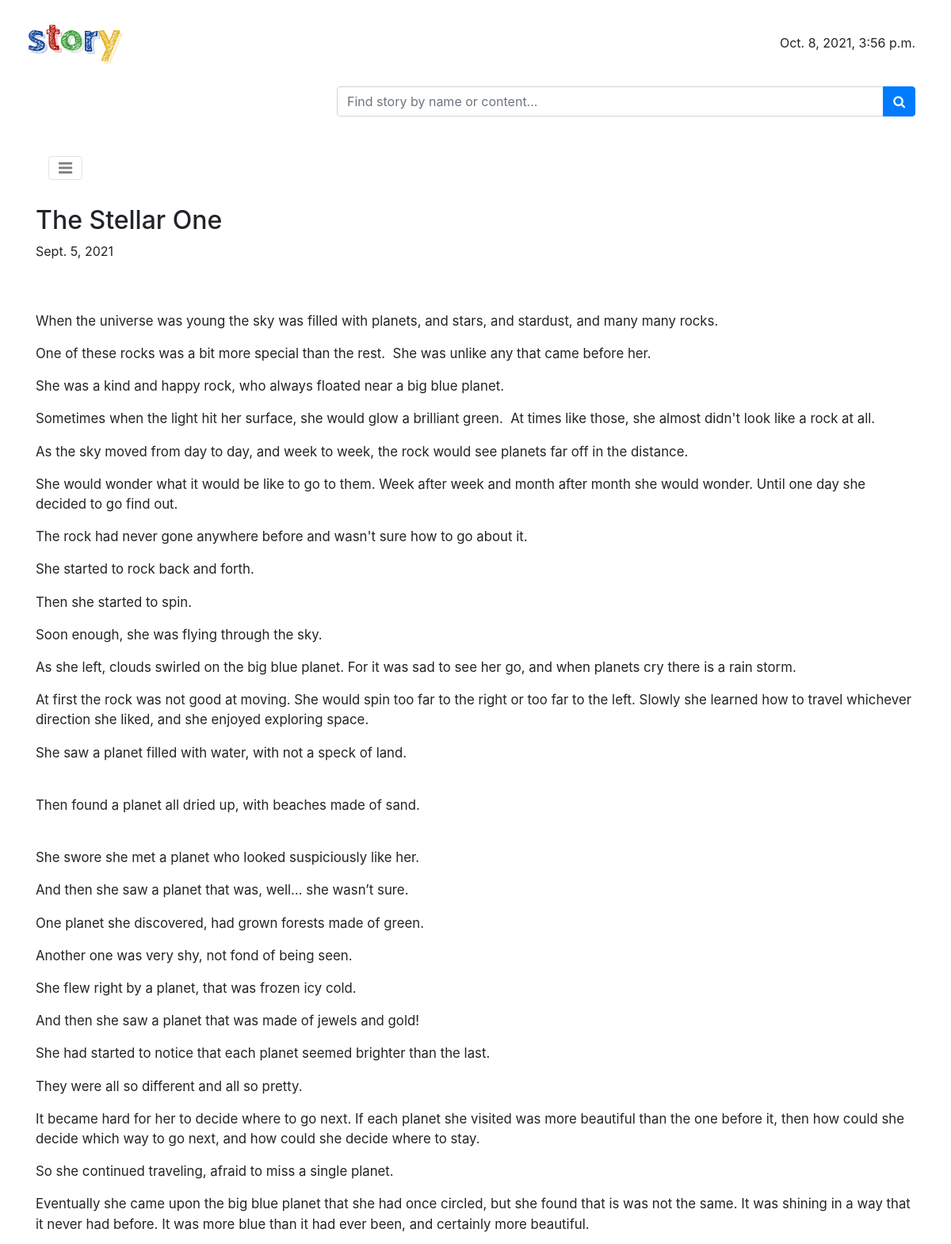
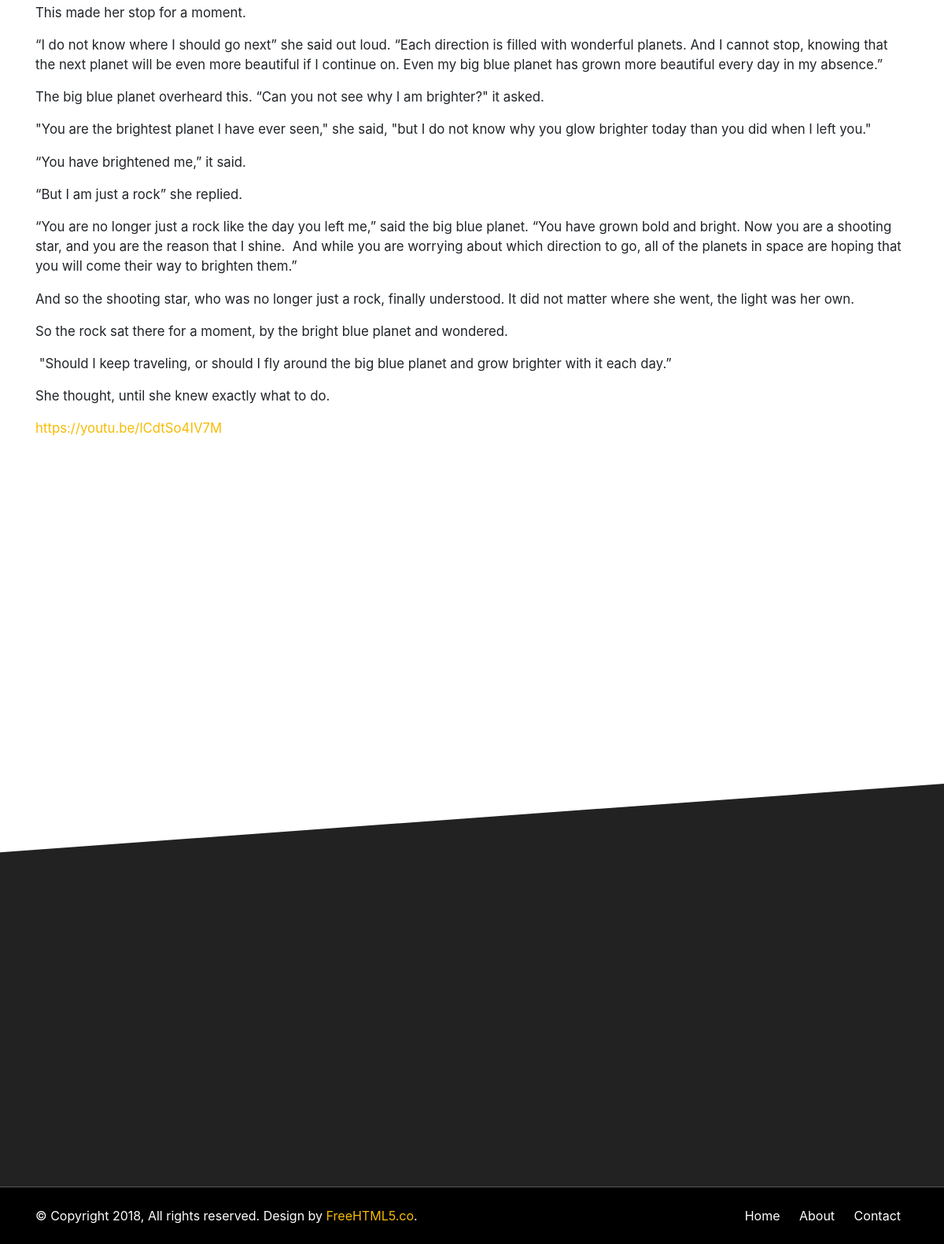
Page /story.html/1/ on the committed database (2 pictures, top to bottom).
### stories/models.py (models this page shows, shortened)
class Story(models.Model):
    category = models.ForeignKey(Category, on_delete=models.PROTECT)
    name = models.CharField(max_length=250, unique=True)
    author = models.CharField(max_length=250)
    url = models.URLField(null=True)
    content = RichTextUploadingField()
    public_day = models.DateField(default=datetime.date.today)
    image = models.ImageField(upload_to="stories/images", default="stories/images/default.jpg")

### stories/views.py (the view)
# urls.py: path('story.html/<int:pk>/', views.story, name='story.html'),
def story(request, pk):
    story_select = Story.objects.get(pk=pk)
    other_story = Story.objects.all().exclude(id=pk)
    context = {'today': now, 'story': story_select, 'other_story': other_story}
    return render(request, "stories/story.html", context)

### stories/context_processors.py (called while the page is built)
def stories_processor(request):
    return {
        'now': now,
        'today': now,
        'd1': d1,
        'story_list': story_list,
        'newest': newest,
        'next_4_newest': next_4_newest,
        'newest_4': newest_4,
        'most_viewed_stories': most_viewed_stories,
    }

### stories/templates/stories/story.html (shortened to what this page needs)
{% extends 'stories/base.html' %}
{% load static %}
{% block content %}
<div id="fh5co-single-content" class="container-fluid pb-4 pt-4 paddding">
    <div class="container paddding">
        <div class="row mx-0">
            <div class="col-md-12 animate-box" data-animate-effect="fadeInLeft">
                <h2>{{ story.name }}</h2>
                <span>{{ story.public_day }}</span>
            </div>
        </div>
    </div>
</div>
<div id="fh5co-single-content" class="container-fluid pb-4 pt-4 paddding">
    <div class="container paddding">
        <div class="row mx-0">
            <div class="col-md-12 animate-box" data-animate-effect="fadeInLeft">
				<p>{{ story.content|safe }}</p>
                <p><a href="{{ story.url }}">{{ story.url }}</a></p>
            </div>
        </div>
    </div>
</div>
<div class="container-fluid pb-4 pt-5">
</div>
{% endblock content %}

### stories/templates/stories/base.html (shortened to what this page needs)
<!DOCTYPE html>
{% load static %}
<html lang="en" class="no-js">
<head>
    <link href='{% static "stories/css/media_query.css" %}' rel="stylesheet" type="text/css"/>
    <link href='{% static "stories/css/bootstrap.css" %}' rel="stylesheet" type="text/css"/>
    <link href="https://maxcdn.bootstrapcdn.com/font-awesome/4.7.0/css/font-awesome.min.css" rel="stylesheet"
>
    <link href='{% static "stories/css/animate.css"%}' rel="stylesheet" type="text/css"/>
    <link href='{% static "stories/css/owl.carousel.css"%}' rel="stylesheet" type="text/css"/>
    <link href='{% static "stories/css/owl.theme.default.css"%}' rel="stylesheet" type="text/css"/>
    <link href='{% static "stories/css/style_1.css"%}' rel="stylesheet" type="text/css"/>
</head>
<body>
<div class="container-fluid">
    <div class="container">
        <div class="row">
            <div class="col-12 col-md-3 fh5co_padding_menu">
                <img src='{% static "stories/images/story_logo.png" %}' alt="img" class="fh5co_logo_width"/>
            </div>
            <div class="col-12 col-md-9 align-self-center fh5co_mediya_right">
				<div class="text-center d-inline-block ml-auto">
                    <a style="font-size: 16px">  {{today}} </a>
                </div>
            </div>
            <div class="col-12 col-md-8 align-self-center fh5co_mediya_right ml-auto">
                <form action="{% url 'stories:search.html' %}" method='GET'>
                    <div class="input-group">
                        <input type="text" placeholder="Find story by name or content..." value="{{ search_str }}" class="form-control" name="name">
                        <div class="input-group-append">
                            <button class="btn btn-primary" type="submit">
                                <i class="fa fa-search"></i>
                            </button>
                        </div>
                    </div>
                </form>
            </div>
        </div>
    </div>
</div>
<div class="container-fluid bg-faded fh5co_padd_mediya padding_786">
    <div class="container padding_786">
        <nav class="navbar navbar-toggleable-md navbar-light ">
            <button class="navbar-toggler navbar-toggler-right mt-3" type="button" data-toggle="collapse"
                    data-target="#navbarSupportedContent" aria-controls="navbarSupportedContent" aria-expanded="false"
                    aria-label="Toggle navigation"><span class="fa fa-bars"></span></button>
        </nav>
    </div>
</div>
{% block content %}
{% endblock content %}
<div class="container-fluid fh5co_footer_bg pb-3">
</div>
<div class="container-fluid fh5co_footer_right_reserved">
    <div class="container">
        <div class="row  ">
            <div class="col-12 col-md-6 py-4 Reserved"> © Copyright 2018, All rights reserved. Design by <a href="https://freehtml5.co" title="Free HTML5 Bootstrap templates">FreeHTML5.co</a>. </div>
            <div class="col-12 col-md-6 spdp_right py-4">
                <a href="{% url 'stories:index' %}" class="footer_last_part_menu">Home</a>
                <a href="{% url 'stories:contact.html' %}" class="footer_last_part_menu">About</a>
                <a href="{% url 'stories:contact.html' %}" class="footer_last_part_menu">Contact</a>
            </div>
        </div>
    </div>
</div>
</body>
</html>

### stories/static/stories/css/style_1.css (style rules this page uses)
a,a:hover { color:#f5bc04 }
.fh5co_logo_width { width:130px }
.fh5co_mediya_right { text-align:right }
.fh5co_padding_menu { padding:20px 0 }
.fh5co_padd_mediya { padding-top:10px }
.paddding { padding-left:0 !important;padding-right:0 !important }
.fh5co_footer_bg { background:#222;color:#fff;-webkit-clip-path:polygon(0 17%, 100% 0, 100% 100%, 0% 100%);clip-path:polygon(0 17%, 100% 0, 100% 100%, 0% 100%) }
.fh5co_footer_right_reserved { background:#000 !important;color:#fff !important }
.footer_last_part_menu { color:#fff !important;padding:0 10px }
.spdp_right { text-align:right }
.js .animate-box { opacity:0 }
#fh5co-single-content { z-index:999;background:white }
#fh5co-single-content p,#fh5co-single-content ul li { font-size:1.05rem }

### rows in the picture
Story: name "The Stellar One", public_day "Sept. 5, 2021", content "When the universe was young the sky was filled with planets, and stars, and stardust, and many many rocks. One of these rocks was a bit more special than the rest. She was unlike any that came before her. She was a kind and happy rock, who always floated near a big blue planet. Sometimes when the light hit her surface, she would glow a brilliant green. At times like those, she almost didn't look like a rock at all. As the sky moved from day to day, and week to week, the rock would see planets far off in the distance. She would wonder what it would be like to go to them. Week after week and month after month she would wonder. Until one day she decided to go find out. The rock had never gone…", url "https://youtu.be/lCdtSo4IV7M"

### other values in the picture
{{ today }} "Oct. 8, 2021, 3:56 p.m."
